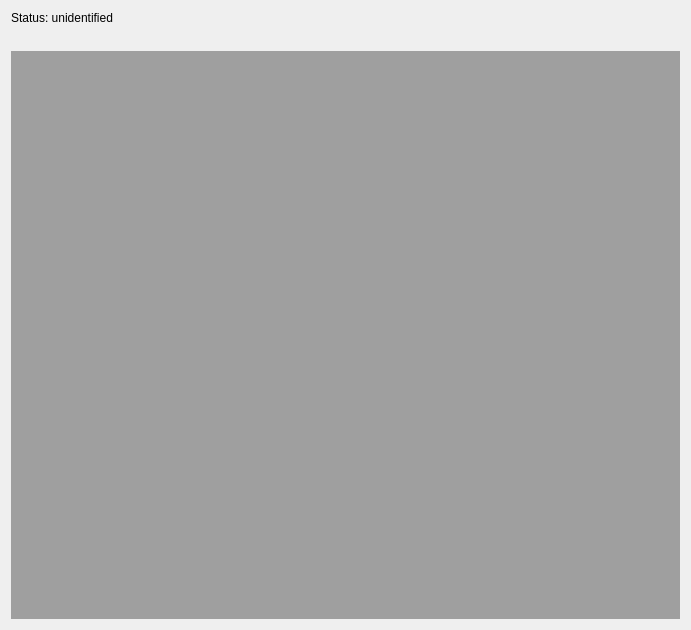
<?xml version="1.0" encoding="UTF-8"?>
<ui version="4.0">
 <class>Dialog</class>
 <widget class="QDialog" name="Dialog">
  <property name="geometry">
   <rect>
    <x>0</x>
    <y>0</y>
    <width>691</width>
    <height>630</height>
   </rect>
  </property>
  <property name="windowTitle">
   <string>Motion Detector Client</string>
  </property>
  <layout class="QVBoxLayout" name="verticalLayout">
   <item>
    <widget class="QLabel" name="labelStatus">
     <property name="text">
      <string>Status: unidentified</string>
     </property>
    </widget>
   </item>
   <item>
    <widget class="QLabel" name="label">
     <property name="text">
      <string/>
     </property>
     <property name="pixmap">
      <pixmap>logo.bmp</pixmap>
     </property>
    </widget>
   </item>
   <item>
    <widget class="QMdiArea" name="mdiArea">
     <property name="activationOrder">
      <enum>QMdiArea::CreationOrder</enum>
     </property>
     <property name="viewMode">
      <enum>QMdiArea::TabbedView</enum>
     </property>
     <property name="tabShape">
      <enum>QTabWidget::Rounded</enum>
     </property>
     <widget class="QWidget" name="subwindowCamera">
      <property name="windowTitle">
       <string>Camera</string>
      </property>
      <layout class="QVBoxLayout" name="verticalLayout_2">
       <item>
        <layout class="QVBoxLayout" name="verticalLayout_5" stretch="0,1">
         <item>
          <layout class="QHBoxLayout" name="horizontalLayout_10" stretch="0,0">
           <property name="sizeConstraint">
            <enum>QLayout::SetDefaultConstraint</enum>
           </property>
           <item>
            <widget class="QPushButton" name="buttonCamera">
             <property name="enabled">
              <bool>false</bool>
             </property>
             <property name="sizePolicy">
              <sizepolicy hsizetype="Minimum" vsizetype="MinimumExpanding">
               <horstretch>0</horstretch>
               <verstretch>0</verstretch>
              </sizepolicy>
             </property>
             <property name="maximumSize">
              <size>
               <width>16777215</width>
               <height>40</height>
              </size>
             </property>
             <property name="text">
              <string>Activate Camera</string>
             </property>
            </widget>
           </item>
           <item>
            <widget class="QPushButton" name="buttonSurveillance">
             <property name="enabled">
              <bool>false</bool>
             </property>
             <property name="sizePolicy">
              <sizepolicy hsizetype="Minimum" vsizetype="MinimumExpanding">
               <horstretch>0</horstretch>
               <verstretch>0</verstretch>
              </sizepolicy>
             </property>
             <property name="maximumSize">
              <size>
               <width>16777215</width>
               <height>40</height>
              </size>
             </property>
             <property name="text">
              <string>Start Surveillance</string>
             </property>
            </widget>
           </item>
          </layout>
         </item>
         <item>
          <layout class="QHBoxLayout" name="horizontalLayoutCamera"/>
         </item>
        </layout>
       </item>
      </layout>
     </widget>
     <widget class="QWidget" name="subwindowOptions">
      <property name="windowTitle">
       <string>Options</string>
      </property>
      <layout class="QVBoxLayout" name="verticalLayout_3">
       <item>
        <layout class="QHBoxLayout" name="horizontalLayout">
         <item>
          <widget class="QLabel" name="label_2">
           <property name="text">
            <string>Email:</string>
           </property>
          </widget>
         </item>
         <item>
          <widget class="QLineEdit" name="lineEmail"/>
         </item>
        </layout>
       </item>
       <item>
        <layout class="QHBoxLayout" name="horizontalLayout_2">
         <item>
          <widget class="QLabel" name="labelPassword">
           <property name="text">
            <string>Password:</string>
           </property>
          </widget>
         </item>
         <item>
          <widget class="QLineEdit" name="linePassword">
           <property name="echoMode">
            <enum>QLineEdit::Password</enum>
           </property>
          </widget>
         </item>
        </layout>
       </item>
       <item>
        <layout class="QHBoxLayout" name="horizontalLayout_3">
         <item>
          <widget class="QLabel" name="labelResolution">
           <property name="text">
            <string>Photos resolution:</string>
           </property>
          </widget>
         </item>
         <item>
          <widget class="QComboBox" name="comboResolution"/>
         </item>
        </layout>
       </item>
       <item>
        <layout class="QHBoxLayout" name="horizontalLayout_4">
         <item>
          <widget class="QLabel" name="labelMinutesEmails">
           <property name="text">
            <string>Minute interval between emails:</string>
           </property>
          </widget>
         </item>
         <item>
          <widget class="QLineEdit" name="lineMinutesEmails"/>
         </item>
        </layout>
       </item>
       <item>
        <layout class="QHBoxLayout" name="horizontalLayout_5">
         <item>
          <widget class="QLabel" name="labelDaysPhotos">
           <property name="text">
            <string>Keep photos from the last days:</string>
           </property>
          </widget>
         </item>
         <item>
          <widget class="QLineEdit" name="lineDaysPhotos"/>
         </item>
        </layout>
       </item>
       <item>
        <layout class="QHBoxLayout" name="horizontalLayout_6">
         <item>
          <spacer name="horizontalSpacer">
           <property name="orientation">
            <enum>Qt::Horizontal</enum>
           </property>
           <property name="sizeHint" stdset="0">
            <size>
             <width>168</width>
             <height>20</height>
            </size>
           </property>
          </spacer>
         </item>
         <item>
          <widget class="QPushButton" name="buttonApply">
           <property name="text">
            <string>Apply changes</string>
           </property>
          </widget>
         </item>
        </layout>
       </item>
      </layout>
     </widget>
    </widget>
   </item>
  </layout>
 </widget>
 <resources/>
 <connections/>
</ui>
